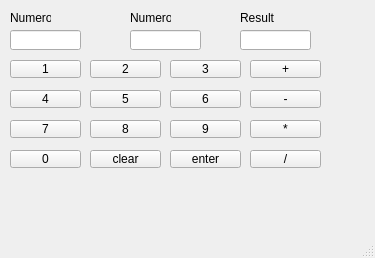
<?xml version="1.0" encoding="UTF-8"?>
<ui version="4.0">
 <class>MainWindow</class>
 <widget class="QMainWindow" name="MainWindow">
  <property name="geometry">
   <rect>
    <x>0</x>
    <y>0</y>
    <width>375</width>
    <height>258</height>
   </rect>
  </property>
  <property name="windowTitle">
   <string>MainWindow</string>
  </property>
  <widget class="QWidget" name="centralwidget">
   <widget class="QLineEdit" name="num1">
    <property name="geometry">
     <rect>
      <x>10</x>
      <y>30</y>
      <width>71</width>
      <height>20</height>
     </rect>
    </property>
    <property name="text">
     <string/>
    </property>
   </widget>
   <widget class="QLineEdit" name="num2">
    <property name="geometry">
     <rect>
      <x>130</x>
      <y>30</y>
      <width>71</width>
      <height>20</height>
     </rect>
    </property>
    <property name="text">
     <string/>
    </property>
   </widget>
   <widget class="QLineEdit" name="result">
    <property name="geometry">
     <rect>
      <x>240</x>
      <y>30</y>
      <width>71</width>
      <height>20</height>
     </rect>
    </property>
    <property name="text">
     <string/>
    </property>
   </widget>
   <widget class="QLabel" name="label">
    <property name="geometry">
     <rect>
      <x>10</x>
      <y>10</y>
      <width>41</width>
      <height>16</height>
     </rect>
    </property>
    <property name="text">
     <string>Numero 1</string>
    </property>
   </widget>
   <widget class="QLabel" name="label_2">
    <property name="geometry">
     <rect>
      <x>130</x>
      <y>10</y>
      <width>41</width>
      <height>16</height>
     </rect>
    </property>
    <property name="text">
     <string>Numero 2</string>
    </property>
   </widget>
   <widget class="QLabel" name="label_3">
    <property name="geometry">
     <rect>
      <x>240</x>
      <y>10</y>
      <width>41</width>
      <height>16</height>
     </rect>
    </property>
    <property name="text">
     <string>Result</string>
    </property>
   </widget>
   <widget class="QPushButton" name="N1">
    <property name="geometry">
     <rect>
      <x>10</x>
      <y>60</y>
      <width>71</width>
      <height>18</height>
     </rect>
    </property>
    <property name="text">
     <string>1</string>
    </property>
   </widget>
   <widget class="QPushButton" name="N2">
    <property name="geometry">
     <rect>
      <x>90</x>
      <y>60</y>
      <width>71</width>
      <height>18</height>
     </rect>
    </property>
    <property name="text">
     <string>2</string>
    </property>
   </widget>
   <widget class="QPushButton" name="N3">
    <property name="geometry">
     <rect>
      <x>170</x>
      <y>60</y>
      <width>71</width>
      <height>18</height>
     </rect>
    </property>
    <property name="text">
     <string>3</string>
    </property>
   </widget>
   <widget class="QPushButton" name="add">
    <property name="geometry">
     <rect>
      <x>250</x>
      <y>60</y>
      <width>71</width>
      <height>18</height>
     </rect>
    </property>
    <property name="text">
     <string>+</string>
    </property>
   </widget>
   <widget class="QPushButton" name="N4">
    <property name="geometry">
     <rect>
      <x>10</x>
      <y>90</y>
      <width>71</width>
      <height>18</height>
     </rect>
    </property>
    <property name="text">
     <string>4</string>
    </property>
   </widget>
   <widget class="QPushButton" name="N5">
    <property name="geometry">
     <rect>
      <x>90</x>
      <y>90</y>
      <width>71</width>
      <height>18</height>
     </rect>
    </property>
    <property name="text">
     <string>5</string>
    </property>
   </widget>
   <widget class="QPushButton" name="N6">
    <property name="geometry">
     <rect>
      <x>170</x>
      <y>90</y>
      <width>71</width>
      <height>18</height>
     </rect>
    </property>
    <property name="text">
     <string>6</string>
    </property>
   </widget>
   <widget class="QPushButton" name="sub">
    <property name="geometry">
     <rect>
      <x>250</x>
      <y>90</y>
      <width>71</width>
      <height>18</height>
     </rect>
    </property>
    <property name="text">
     <string>-</string>
    </property>
   </widget>
   <widget class="QPushButton" name="mul">
    <property name="geometry">
     <rect>
      <x>250</x>
      <y>120</y>
      <width>71</width>
      <height>18</height>
     </rect>
    </property>
    <property name="text">
     <string>*</string>
    </property>
   </widget>
   <widget class="QPushButton" name="N9">
    <property name="geometry">
     <rect>
      <x>170</x>
      <y>120</y>
      <width>71</width>
      <height>18</height>
     </rect>
    </property>
    <property name="text">
     <string>9</string>
    </property>
   </widget>
   <widget class="QPushButton" name="N8">
    <property name="geometry">
     <rect>
      <x>90</x>
      <y>120</y>
      <width>71</width>
      <height>18</height>
     </rect>
    </property>
    <property name="text">
     <string>8</string>
    </property>
   </widget>
   <widget class="QPushButton" name="N7">
    <property name="geometry">
     <rect>
      <x>10</x>
      <y>120</y>
      <width>71</width>
      <height>18</height>
     </rect>
    </property>
    <property name="text">
     <string>7</string>
    </property>
   </widget>
   <widget class="QPushButton" name="enter">
    <property name="geometry">
     <rect>
      <x>170</x>
      <y>150</y>
      <width>71</width>
      <height>18</height>
     </rect>
    </property>
    <property name="text">
     <string>enter</string>
    </property>
   </widget>
   <widget class="QPushButton" name="div">
    <property name="geometry">
     <rect>
      <x>250</x>
      <y>150</y>
      <width>71</width>
      <height>18</height>
     </rect>
    </property>
    <property name="text">
     <string>/</string>
    </property>
   </widget>
   <widget class="QPushButton" name="clear">
    <property name="geometry">
     <rect>
      <x>90</x>
      <y>150</y>
      <width>71</width>
      <height>18</height>
     </rect>
    </property>
    <property name="text">
     <string>clear</string>
    </property>
   </widget>
   <widget class="QPushButton" name="N0">
    <property name="geometry">
     <rect>
      <x>10</x>
      <y>150</y>
      <width>71</width>
      <height>18</height>
     </rect>
    </property>
    <property name="text">
     <string>0</string>
    </property>
   </widget>
  </widget>
  <widget class="QMenuBar" name="menubar">
   <property name="geometry">
    <rect>
     <x>0</x>
     <y>0</y>
     <width>375</width>
     <height>17</height>
    </rect>
   </property>
  </widget>
  <widget class="QStatusBar" name="statusbar"/>
 </widget>
 <resources/>
 <connections/>
</ui>
